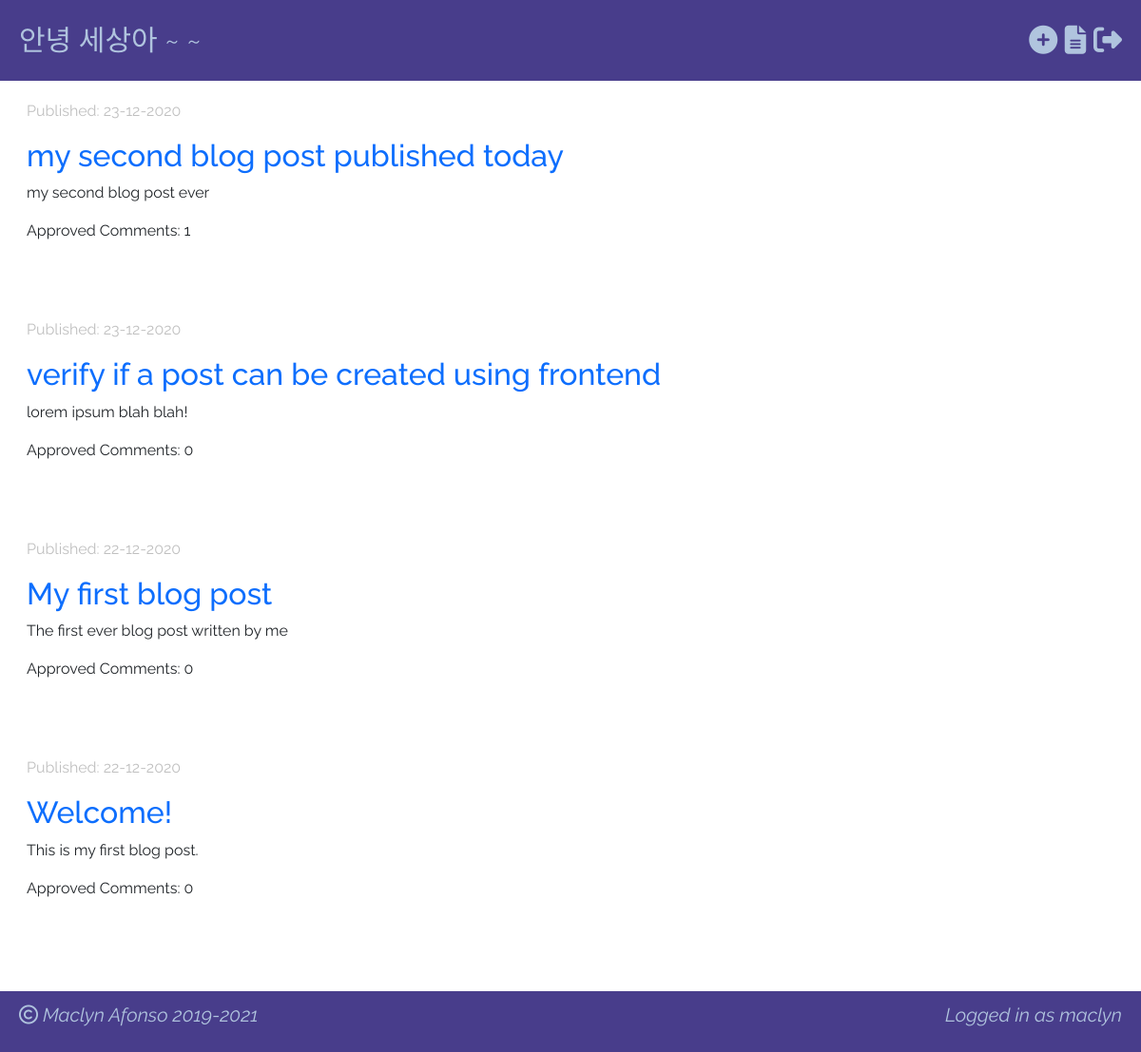
The app's page / (signed in) with its own data.
### blog/models.py (models this page shows, shortened)
class Post(models.Model):
    author = models.ForeignKey('auth.User', on_delete=models.CASCADE)
    title = models.CharField(max_length=250)
    text = models.TextField()
    created_date = models.DateTimeField(default=timezone.now)
    published_date = models.DateTimeField(blank=True, null=True)
    approved = models.BooleanField(default=False)
    def approved_comments(self):
        return self.comments.filter(approved=True)

### blog/views.py (the view)
# urls.py: path('', views.post_list, name='post_list'),
def post_list(request):
    posts = Post.objects.filter(published_date__lte=timezone.now()).order_by('-published_date')
    posts_for_frontend = {
        'posts': posts
    }
    return render(request, 'blog/post_list.html', posts_for_frontend)

### blog/templates/blog/post_list.html
{% extends 'blog/base_page.html' %}
{% block content %}
    {% if posts|length > 0 %}
        {% for post in posts %}
            <div class="row-content">
                {% if post.published_date %}
                    <p class="date">Published: {{ post.published_date|date:'d-m-Y' }} </p>
                {% else %}
                    <p class="date">Created: {{ post.created_date|date:'d-m-Y' }} </p>
                {% endif %}
                <h2><a href="{% url 'post_details' primary_key=post.pk %}"> {{ post.title }} </a></h2>
                <p> {{ post.text | truncatechars:50 }} </p>
                <span>Approved Comments: {{ post.approved_comments.count }}</span>
            </div>
        {% endfor %}
    {% else %}
    <div class="no-posts-message">
        <div><i class="fas fa-info-circle"></i></div>
        <div>No Posts to view!</div>
    </div>
    {% endif %}
{% endblock %}

### blog/templates/blog/base_page.html (shortened to what this page needs)
<!DOCTYPE html>
<html lang="en">
<head>
    <link href="https://cdn.jsdelivr.net/npm/bootstrap@5.0.0-beta1/dist/css/bootstrap.min.css" rel="stylesheet">
    {% load static %}
    <link href="{% static 'css/style.css' %}" rel="stylesheet">
</head>
<body>
    <div class="header">
        <div><a href="{% url 'post_list' %}"> 안녕 세상아 ~ ~ </a></div>
        <div>
            {% if user.is_authenticated %}
                <a href="{% url 'post_new' %}" data-toggle="tooltip" title="Create a new post"><i class="fas fa-plus-circle"></i></a>
                <a href="{% url 'post_draft_list' %}" data-toggle="tooltip" title="View Drafts"><i class="fas fa-file-alt"></i></a>
                <a href="{% url 'logout' %}" data-toggle="tooltip" title="Logout"><i class="fas fa-sign-out-alt"></i></a>
            {% else %}
                <a href="{% url 'login' %}" data-toggle="tooltip" title="Login"><i class="fas fa-sign-in-alt"></i></a>
            {% endif %}
        </div>
    </div>
    <div class="content-container">
        <div class="row">
            {% block content %}
            {% endblock %}
        </div>
    </div>
    <div class="footer">
        <span class="copyright"><i class="far fa-copyright"></i> Maclyn Afonso 2019-2021</span>
        {% if user.is_authenticated %}
            <span class="logged-in-user">Logged in as {{ user.username }}</span>
        {% else %}
            <a href="{% url 'signup' %}" class="signup-link">Sign up?</a>
        {% endif %}
    </div>
</body>
</html>

### blog/static/css/style.css (style rules this page uses)
body { font-family: 'Raleway', sans-serif; }
body a { text-decoration: none; }
.header { background-color: darkslateblue; margin-top: 0; padding: 20px 20px 20px 20px; display: flex; justify-content: space-between; font-size: 30px; font-style: bold; }
.header a { color: lightsteelblue; }
.footer { background-color: darkslateblue; padding: 10px 20px 10px 20px; display: flex; justify-content: space-between; position: fixed; bottom: 0; width: 100%; height: 8vh; }
.logged-in-user, .copyright, .signup-link { font-style: italic; font-size: 20px; color: lightsteelblue; }
.content-container { display: flex; flex-direction: column; max-width: 65vw; margin-top: 20px; }
.row, .row-content { padding-left: 20px; padding-bottom: 10vh; }
.date { color: silver; }

### records on screen
Post: published_date "23-12-2020", title "my second blog post published today", text "my second blog post ever", approved_comments.count "1"
Post: published_date "23-12-2020", title "verify if a post can be created using frontend", text "lorem ipsum blah blah!", approved_comments.count "0"
Post: published_date "22-12-2020", title "My first blog post", text "The first ever blog post written by me", approved_comments.count "0"
Post: published_date "22-12-2020", title "Welcome!", text "This is my first blog post.", approved_comments.count "0"

### other values on screen
{{ user.username }} "maclyn"
